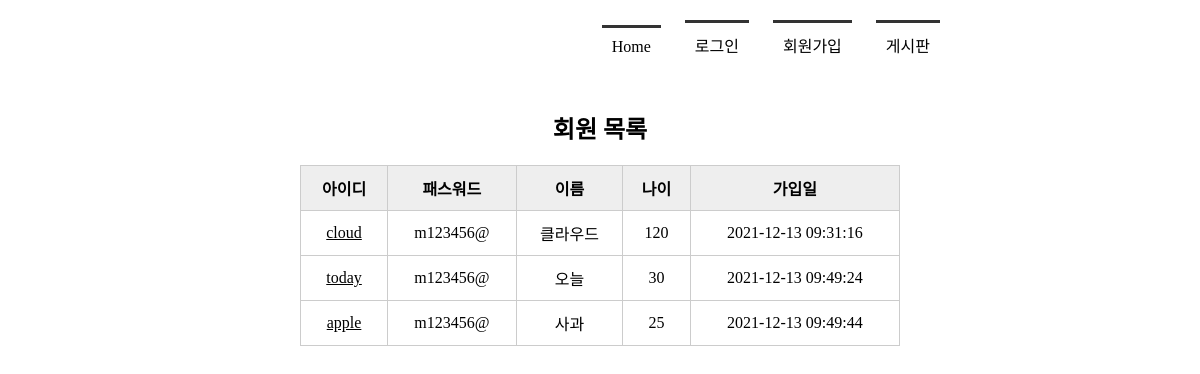
Page /memberlist/ on the committed database.
### tables this page shows
CREATE TABLE member(
        mid CHAR(5) PRIMARY KEY,
        passwd CHAR(8) NOT NULL,
        name TEXT NOT NULL,
        age INTEGER,
        regDate TIMESTAMP DATE DEFAULT (datetime('now', 'localtime'))
    );

### app.py (the view)
@app.route('/memberlist/')
def memberlist():
    conn = getconn()
    cur = conn.cursor()
    sql = "SELECT * FROM member"
    cur.execute(sql)
    rs = cur.fetchall()     # db에서 검색한 데이터
    conn.close()
    return render_template('memberlist.html', rs=rs)

### app.py (called while the page is built)
def getconn():
    conn = sqlite3.connect('./memberdb.db')
    return conn

### templates/memberlist.html (shortened to what this page needs)
<!DOCTYPE html>
<html lang="ko">
<head>
     <link rel="stylesheet" href="{{ url_for('static', filename='css/style.css')}}">
</head>
<body>
    <div id="container">
        {% include 'navbar.html' %}
        <section>
        <h1>회원 목록</h1>
            <table>
                <tr>
                    <th>아이디</th><th>패스워드</th><th>이름</th><th>나이</th><th>가입일</th>
                </tr>
                {% for i in rs %}
                <tr>
                    <td><a href="{{ url_for('member_view', id=i[0]) }}">{{ i[0] }}</a></td>
                    <td>{{ i[1] }}</td>
                    <td>{{ i[2] }}</td>
                    <td>{{ i[3] }}</td>
                    <td>{{ i[4] }}</td>
                </tr>
                {% endfor %}
            </table>
        </section>
    </div>
</body>
</html>

### static/css/style.css (style rules this page uses)
* { margin: 0; padding: 0; }
#container { width: 1000px; margin: 10px auto; }
section { text-align: center; }
section table { width: 600px; margin: 0 auto; border-collapse:collapse; }
section h1 { margin-bottom: 20px; }
section table, th, td { border: 1px solid #ccc; padding: 10px; }
section table th { background-color: #eee; }
section table a { color: #000; }
section .tbl_bo_view, th, td { border: 1px solid #ccc; border-collapse: collapse; }
section .tbl_bo_view th, td { padding: 10px; }

### rows in the picture
member: mid "cloud", passwd "m123456@", name "클라우드", age "120", regDate "2021-12-13 09:31:16"
member: mid "today", passwd "m123456@", name "오늘", age "30", regDate "2021-12-13 09:49:24"
member: mid "apple", passwd "m123456@", name "사과", age "25", regDate "2021-12-13 09:49:44"
